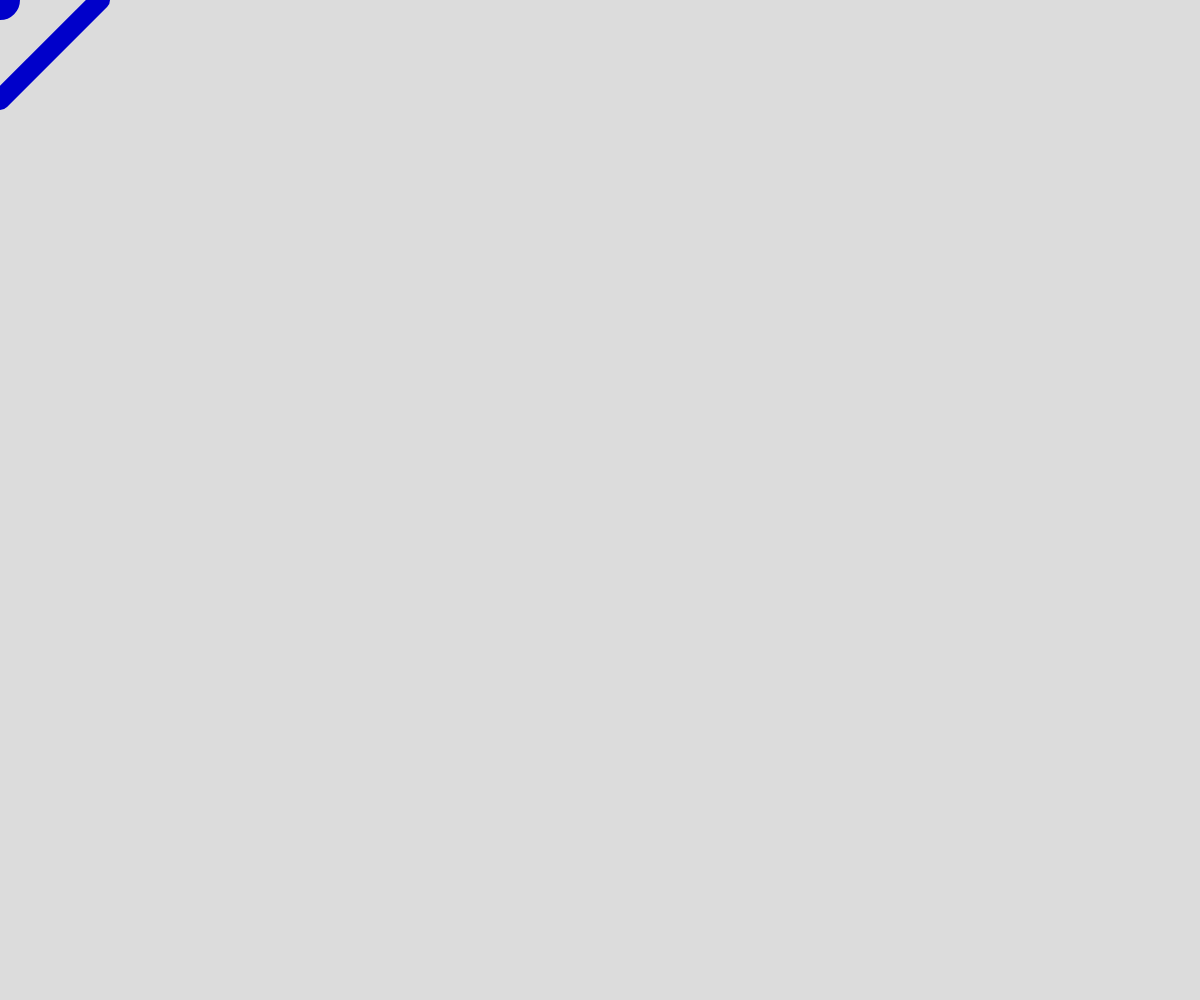
Frame 1 (no input)
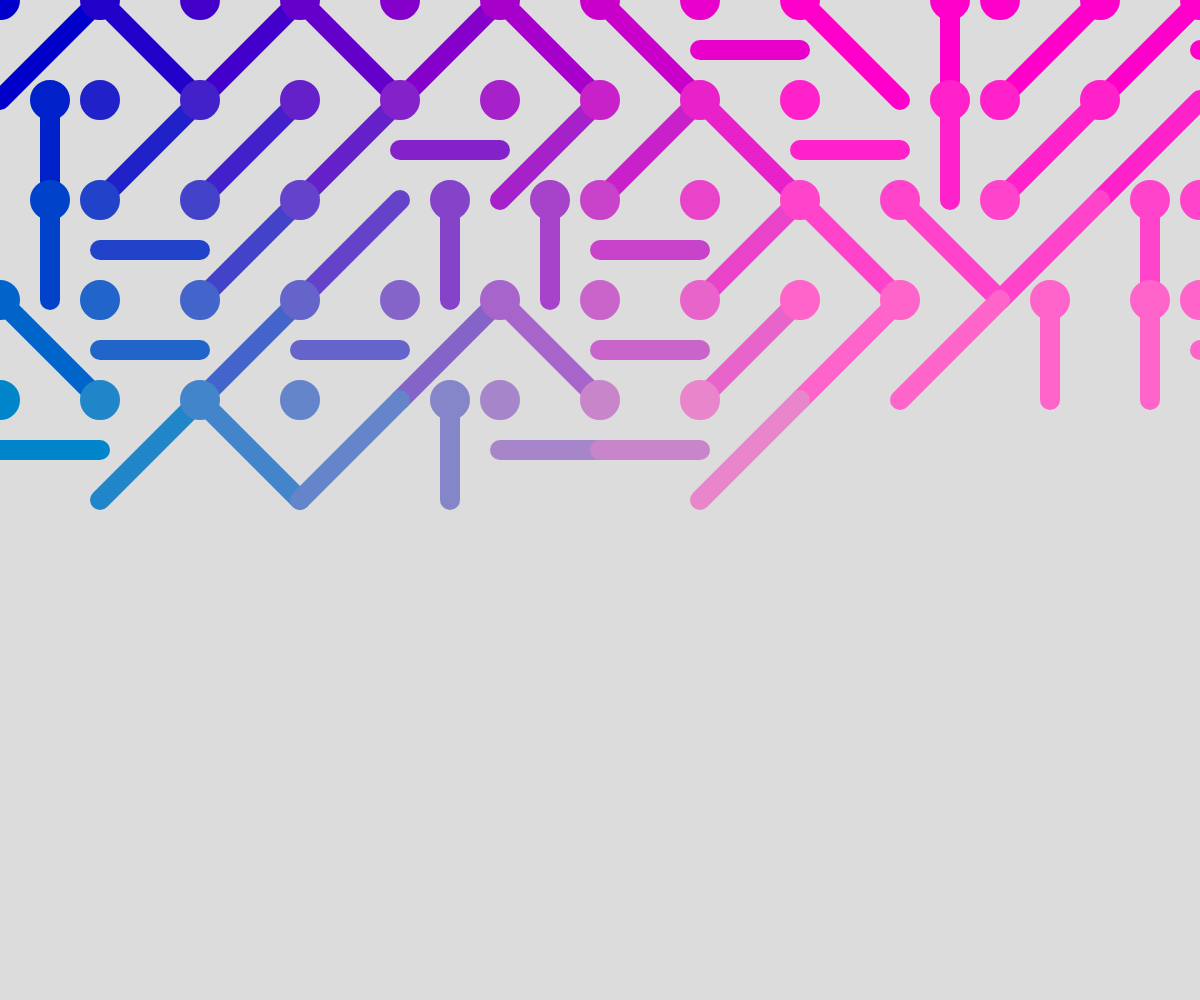
Frame 60 (no input)
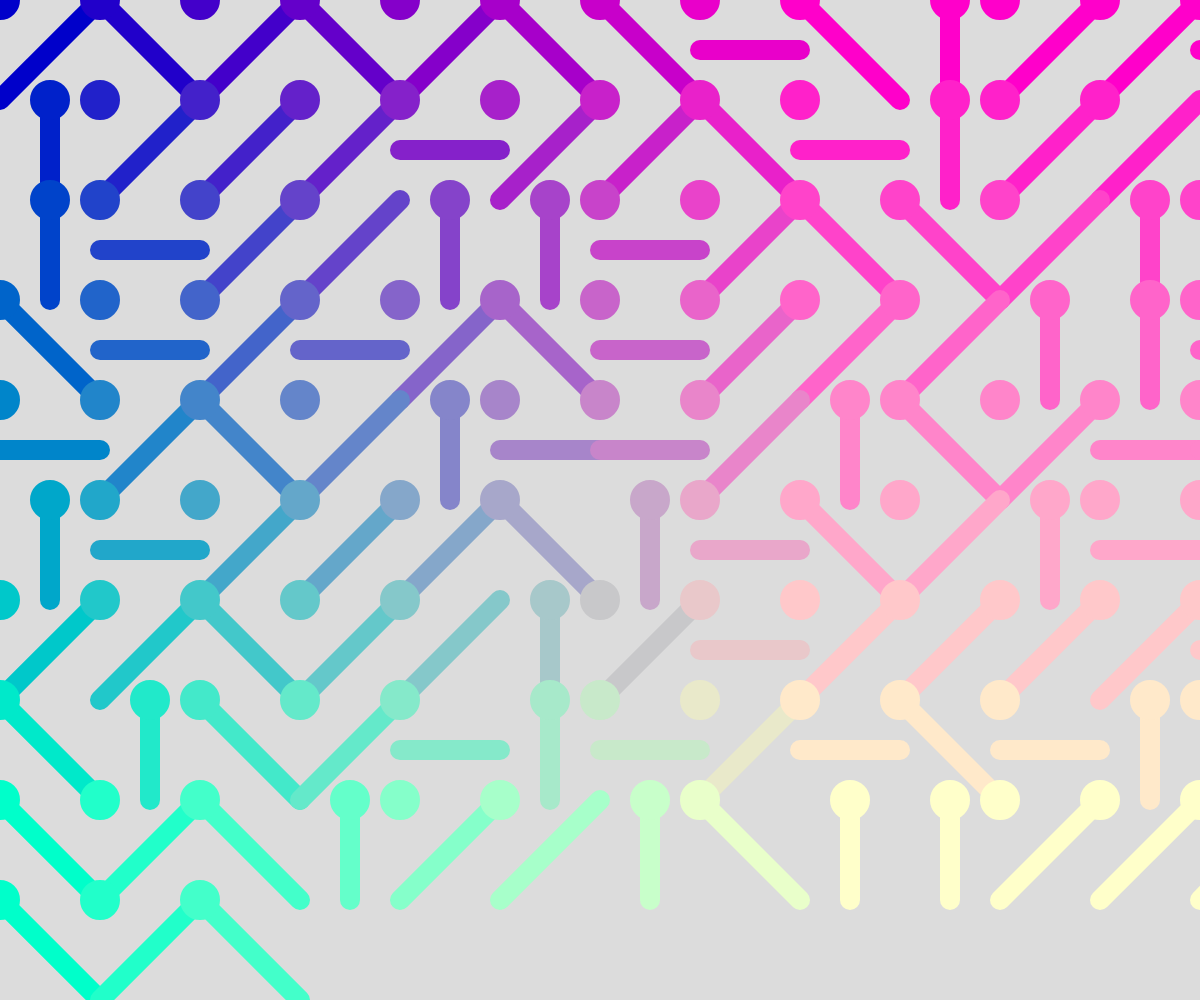
Frame 120 (the mouse pressed at the canvas centre since frame 60)

The p5.js sketch that drew these frames (run headless with seeded random() and noise() and a simulated clock; from frame 60 on, the mouse is pressed at the canvas centre):

// p5.js sketch
// ── sketch.js
let xPos=0, yPos=0, gSize=100;

function setup() {
  createCanvas(innerWidth, innerHeight);
  background(220);
  frameRate(2000);
}

function draw() {
  
  


  strokeWeight(20);
  stroke(xPos/3,yPos/3, 202);
  let choice=random(0,1);

  if(choice>0.2 && choice<0.4){
    line(xPos, yPos, xPos+gSize,yPos+gSize);
    ellipse(xPos,yPos, 20);
  }
  else if(choice>0.4 && choice < 0.6){
    line(xPos+gSize/2,yPos+gSize, xPos+gSize/2,yPos);
    ellipse(xPos+gSize/2,yPos, 20);
  }
  else if(choice>0.6){
    line(xPos,yPos+gSize, xPos+gSize,yPos);
    ellipse(xPos,yPos, 20);
  }
  else{
    line(xPos,yPos+gSize/2,xPos+gSize,yPos+gSize/2);
    ellipse(xPos,yPos, 20);
  }

  
  
  
  xPos+=gSize;

  if(xPos>width){
    xPos=0;
    yPos+=gSize;
  }
}
